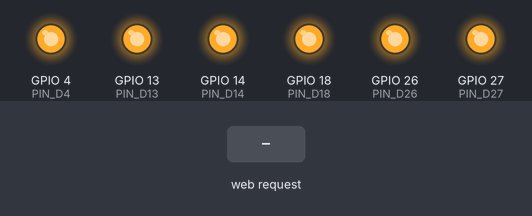
This sketch was run on a simulated ESP32. Parts: output pins drawn as LEDs (lit = HIGH). The test bench sets the inputs (shaded band). What the sketch prints to the serial monitor is not drawn.

Above: at 1.2 s.
1.3 s: HTTP request GET /encender received
At 2.5 s:
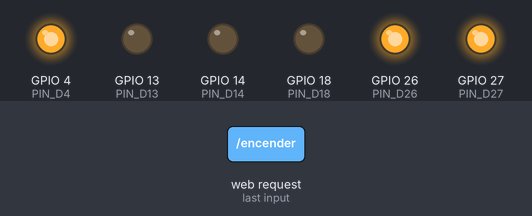
2.8 s: HTTP request GET /apagar received
At 3.6 s:
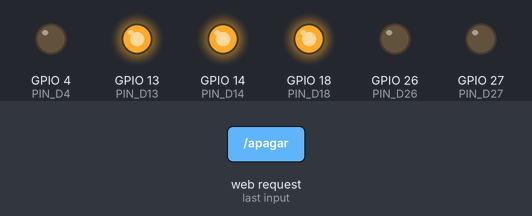
4.3 s: HTTP request GET /estado_especial received
At 4.8 s:
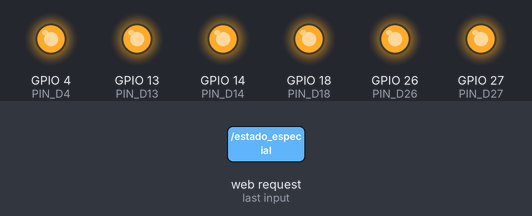
Timing chart, 0 to 7.3 s (numbered marks = the images above; inputs shaded):
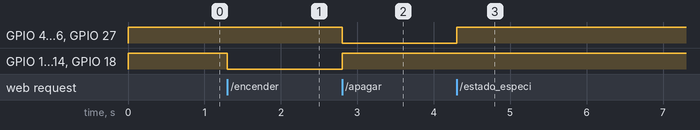

Measured:
- after the input at 1.3 s, GPIO 13 (PIN_D13), GPIO 14 (PIN_D14), GPIO 18 (PIN_D18): HIGH → LOW at once
- after the input at 2.8 s, GPIO 4 (PIN_D4), GPIO 26 (PIN_D26), GPIO 27 (PIN_D27): HIGH → LOW at once; GPIO 13 (PIN_D13), GPIO 14 (PIN_D14), GPIO 18 (PIN_D18): LOW → HIGH at once
- after the input at 4.3 s, GPIO 4 (PIN_D4), GPIO 26 (PIN_D26), GPIO 27 (PIN_D27): LOW → HIGH at once

The sketch:

ARD_19.12_4000RPMB_1000RPMD.ino
```cpp
#include <WiFi.h>
#include <WebServer.h>

// Configuración de red Wi-Fi
const char *ssid = "Controlador_ESP32";
const char *password = "123456789";

// Pines GPIO
#define PIN_D4 4
#define PIN_D18 18
#define PIN_D13 13
#define PIN_D14 14
#define PIN_D27 27
#define PIN_D26 26

// Servidor web
WebServer server(80);

// Funciones para controlar los pines
void encender() { // Circuito 1
  digitalWrite(PIN_D4, HIGH);
  digitalWrite(PIN_D18, LOW);

  digitalWrite(PIN_D13, LOW);
  digitalWrite(PIN_D14, LOW);
  digitalWrite(PIN_D27, HIGH);
  digitalWrite(PIN_D26, HIGH);
  server.send(200, "text/plain", "Circuito 1 activado");
}

void apagar() { // Circuito 2
  digitalWrite(PIN_D4, LOW);
  digitalWrite(PIN_D18, HIGH);

  digitalWrite(PIN_D13, HIGH);
  digitalWrite(PIN_D14, HIGH);
  digitalWrite(PIN_D27, LOW);
  digitalWrite(PIN_D26, LOW);
  server.send(200, "text/plain", "Circuito 2 activado");
}

void estadoEspecial() { // Apagado
  digitalWrite(PIN_D4, HIGH);
  digitalWrite(PIN_D18, HIGH);
  digitalWrite(PIN_D13, HIGH);
  digitalWrite(PIN_D14, HIGH);
  digitalWrite(PIN_D27, HIGH);
  digitalWrite(PIN_D26, HIGH);
  server.send(200, "text/plain", "Apagado");
}

// Página principal con interfaz
void handleRoot() {
  String html = "<!DOCTYPE html>\
                <html>\
                <head>\
                  <meta name='viewport' content='width=device-width, initial-scale=1.0'>\
                  <style>\
                    body { font-family: Arial, sans-serif; text-align: center; margin-top: 50px; }\
                    h1 { color: #333; }\
                    button {\
                      font-size: 18px;\
                      padding: 10px 20px;\
                      margin: 10px;\
                      color: white;\
                      background-color: #007BFF;\
                      border: none;\
                      border-radius: 5px;\
                      cursor: pointer;\
                    }\
                    button:hover { background-color: #0056b3; }\
                    .status { margin-top: 20px; font-size: 18px; color: #555; }\
                  </style>\
                </head>\
                <body>\
                  <h1>Control de Pines ESP32</h1>\
                  <button onclick=\"fetch('/encender').then(() => updateStatus('Circuito 1 activado'))\">Encender Circuito 1</button>\
                  <button onclick=\"fetch('/apagar').then(() => updateStatus('Circuito 2 activado'))\">Encender Circuito 2</button>\
                  <button onclick=\"fetch('/estado_especial').then(() => updateStatus('Apagado'))\">Apagado</button>\
                  <div class='status' id='status'>Estado: Apagado (por defecto)</div>\
                  <script>\
                    function updateStatus(status) {\
                      document.getElementById('status').innerText = 'Estado: ' + status;\
                    }\
                  </script>\
                </body>\
                </html>";
  server.send(200, "text/html", html);
}

void setup() {
  // Configuración de los pines como salida
  pinMode(PIN_D4, OUTPUT);
  pinMode(PIN_D18, OUTPUT);
  pinMode(PIN_D13, OUTPUT);
  pinMode(PIN_D14, OUTPUT);
  pinMode(PIN_D27, OUTPUT);
  pinMode(PIN_D26, OUTPUT);

  // Configurar Wi-Fi en modo AP
  WiFi.softAP(ssid, password);
  Serial.begin(115200);
  Serial.println("Punto de acceso iniciado");
  Serial.print("IP del AP: ");
  Serial.println(WiFi.softAPIP());

  // Configurar rutas del servidor
  server.on("/", handleRoot);
  server.on("/encender", encender);
  server.on("/apagar", apagar);
  server.on("/estado_especial", estadoEspecial);

  // Iniciar en estado apagado
  estadoEspecial();

  // Iniciar el servidor
  server.begin();
}

void loop() {
  // Manejar peticiones web
  server.handleClient();
}
```
